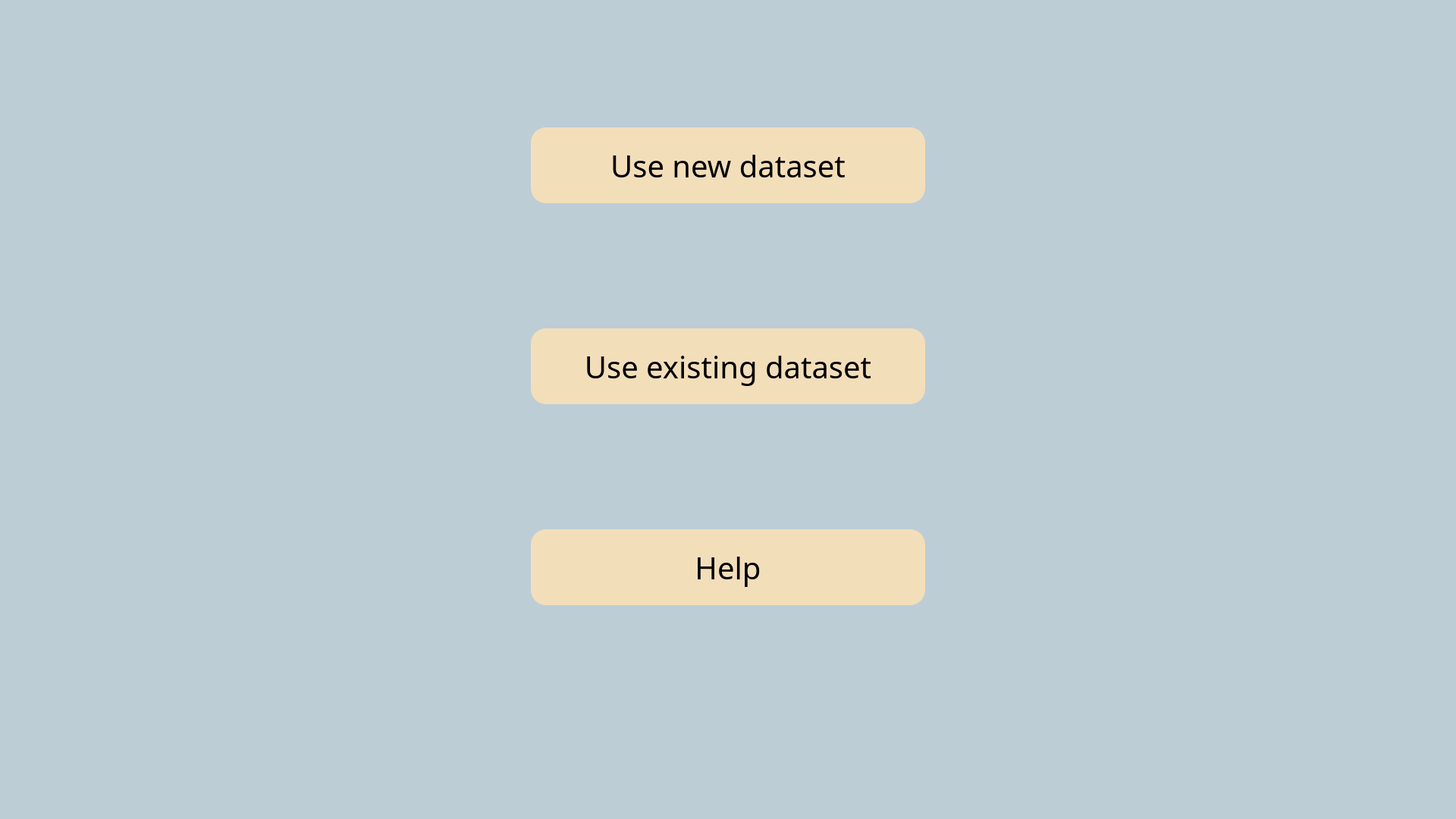
<?xml version="1.0" encoding="UTF-8"?>
<ui version="4.0">
 <class>MainWindow</class>
 <widget class="QMainWindow" name="MainWindow">
  <property name="geometry">
   <rect>
    <x>0</x>
    <y>0</y>
    <width>1920</width>
    <height>1080</height>
   </rect>
  </property>
  <property name="windowTitle">
   <string>Movie and TV series recommendation system</string>
  </property>
  <property name="windowIcon">
   <iconset>
    <normaloff>../images/video.png</normaloff>../images/video.png</iconset>
  </property>
  <property name="styleSheet">
   <string notr="true">background-color: rgb(189, 205, 214);</string>
  </property>
  <widget class="QWidget" name="centralwidget">
   <layout class="QGridLayout" name="gridLayout" rowstretch="2,0,0" columnstretch="0">
    <property name="sizeConstraint">
     <enum>QLayout::SetDefaultConstraint</enum>
    </property>
    <property name="leftMargin">
     <number>700</number>
    </property>
    <property name="rightMargin">
     <number>700</number>
    </property>
    <property name="bottomMargin">
     <number>100</number>
    </property>
    <item row="1" column="0">
     <widget class="QPushButton" name="ButtonExistingDataset">
      <property name="sizePolicy">
       <sizepolicy hsizetype="Minimum" vsizetype="Maximum">
        <horstretch>0</horstretch>
        <verstretch>30</verstretch>
       </sizepolicy>
      </property>
      <property name="minimumSize">
       <size>
        <width>0</width>
        <height>100</height>
       </size>
      </property>
      <property name="font">
       <font>
        <family>Rockwell</family>
        <pointsize>30</pointsize>
        <weight>50</weight>
        <bold>false</bold>
        <strikeout>false</strikeout>
       </font>
      </property>
      <property name="styleSheet">
       <string notr="true">background-color: rgb(243, 222, 186);
border-radius: 20px;</string>
      </property>
      <property name="text">
       <string>Use existing dataset</string>
      </property>
     </widget>
    </item>
    <item row="2" column="0">
     <widget class="QPushButton" name="ButtonHelp">
      <property name="minimumSize">
       <size>
        <width>0</width>
        <height>100</height>
       </size>
      </property>
      <property name="font">
       <font>
        <family>Rockwell</family>
        <pointsize>30</pointsize>
        <weight>50</weight>
        <bold>false</bold>
        <strikeout>false</strikeout>
       </font>
      </property>
      <property name="styleSheet">
       <string notr="true">background-color: rgb(243, 222, 186);
border-radius: 20px;</string>
      </property>
      <property name="text">
       <string>Help</string>
      </property>
     </widget>
    </item>
    <item row="0" column="0">
     <widget class="QPushButton" name="ButtonNewDataset">
      <property name="minimumSize">
       <size>
        <width>0</width>
        <height>100</height>
       </size>
      </property>
      <property name="font">
       <font>
        <family>Rockwell</family>
        <pointsize>30</pointsize>
        <weight>50</weight>
        <bold>false</bold>
        <strikeout>false</strikeout>
       </font>
      </property>
      <property name="layoutDirection">
       <enum>Qt::LeftToRight</enum>
      </property>
      <property name="styleSheet">
       <string notr="true">background-color: rgb(243, 222, 186);
border-radius: 20px;</string>
      </property>
      <property name="text">
       <string>Use new dataset</string>
      </property>
     </widget>
    </item>
   </layout>
  </widget>
  <widget class="QMenuBar" name="menubar">
   <property name="geometry">
    <rect>
     <x>0</x>
     <y>0</y>
     <width>1920</width>
     <height>21</height>
    </rect>
   </property>
  </widget>
  <widget class="QStatusBar" name="statusbar"/>
 </widget>
 <resources/>
 <connections/>
</ui>
